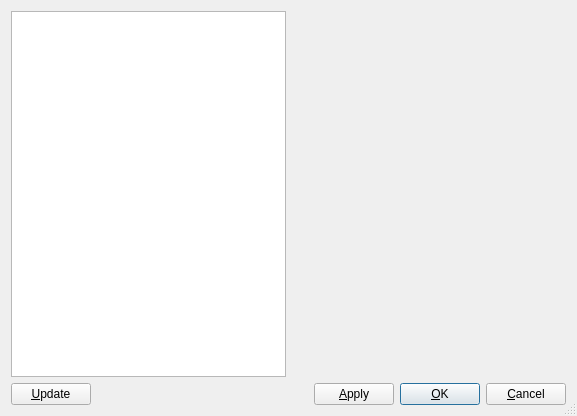
<?xml version="1.0" encoding="UTF-8"?>
<ui version="4.0">
 <class>ConfigureDialogBase</class>
 <widget class="QDialog" name="ConfigureDialogBase">
  <property name="geometry">
   <rect>
    <x>0</x>
    <y>0</y>
    <width>577</width>
    <height>416</height>
   </rect>
  </property>
  <property name="windowTitle">
   <string>Setup</string>
  </property>
  <property name="sizeGripEnabled">
   <bool>true</bool>
  </property>
  <layout class="QVBoxLayout">
   <property name="spacing">
    <number>6</number>
   </property>
   <property name="margin">
    <number>11</number>
   </property>
   <item>
    <layout class="QHBoxLayout">
     <property name="spacing">
      <number>6</number>
     </property>
     <property name="margin">
      <number>0</number>
     </property>
     <item>
      <widget class="QTreeWidget" name="lstBox">
       <attribute name="headerVisible">
        <bool>false</bool>
       </attribute>
       <attribute name="headerVisible">
        <bool>false</bool>
       </attribute>
       <column>
        <property name="text">
         <string notr="true">1</string>
        </property>
       </column>
      </widget>
     </item>
     <item>
      <widget class="QStackedWidget" name="wnd">
       <property name="sizePolicy">
        <sizepolicy hsizetype="Preferred" vsizetype="Preferred">
         <horstretch>0</horstretch>
         <verstretch>0</verstretch>
        </sizepolicy>
       </property>
       <property name="currentIndex">
        <number>0</number>
       </property>
       <widget class="QWidget" name="page_2"/>
      </widget>
     </item>
    </layout>
   </item>
   <item>
    <layout class="QHBoxLayout">
     <property name="spacing">
      <number>6</number>
     </property>
     <property name="margin">
      <number>0</number>
     </property>
     <item>
      <widget class="QPushButton" name="btnUpdate">
       <property name="text">
        <string>&amp;Update</string>
       </property>
      </widget>
     </item>
     <item>
      <spacer name="Horizontal Spacing2">
       <property name="orientation">
        <enum>Qt::Horizontal</enum>
       </property>
       <property name="sizeType">
        <enum>QSizePolicy::Expanding</enum>
       </property>
       <property name="sizeHint" stdset="0">
        <size>
         <width>20</width>
         <height>20</height>
        </size>
       </property>
      </spacer>
     </item>
     <item>
      <widget class="QPushButton" name="buttonApply">
       <property name="text">
        <string>&amp;Apply</string>
       </property>
       <property name="autoDefault">
        <bool>true</bool>
       </property>
      </widget>
     </item>
     <item>
      <widget class="QPushButton" name="buttonOk">
       <property name="text">
        <string>&amp;OK</string>
       </property>
       <property name="autoDefault">
        <bool>true</bool>
       </property>
       <property name="default">
        <bool>true</bool>
       </property>
      </widget>
     </item>
     <item>
      <widget class="QPushButton" name="buttonCancel">
       <property name="text">
        <string>&amp;Cancel</string>
       </property>
       <property name="autoDefault">
        <bool>true</bool>
       </property>
      </widget>
     </item>
    </layout>
   </item>
  </layout>
 </widget>
 <resources/>
 <connections>
  <connection>
   <sender>buttonOk</sender>
   <signal>clicked()</signal>
   <receiver>ConfigureDialogBase</receiver>
   <slot>accept()</slot>
   <hints>
    <hint type="sourcelabel">
     <x>429</x>
     <y>399</y>
    </hint>
    <hint type="destinationlabel">
     <x>20</x>
     <y>20</y>
    </hint>
   </hints>
  </connection>
  <connection>
   <sender>buttonCancel</sender>
   <signal>clicked()</signal>
   <receiver>ConfigureDialogBase</receiver>
   <slot>reject()</slot>
   <hints>
    <hint type="sourcelabel">
     <x>510</x>
     <y>399</y>
    </hint>
    <hint type="destinationlabel">
     <x>20</x>
     <y>20</y>
    </hint>
   </hints>
  </connection>
  <connection>
   <sender>lstBox</sender>
   <signal>itemClicked(QTreeWidgetItem*,int)</signal>
   <receiver>ConfigureDialogBase</receiver>
   <slot>itemActivated(QTreeWidgetItem*,int)</slot>
   <hints>
    <hint type="sourcelabel">
     <x>257</x>
     <y>269</y>
    </hint>
    <hint type="destinationlabel">
     <x>299</x>
     <y>382</y>
    </hint>
   </hints>
  </connection>
  <connection>
   <sender>buttonApply</sender>
   <signal>clicked()</signal>
   <receiver>ConfigureDialogBase</receiver>
   <slot>applyClicked()</slot>
   <hints>
    <hint type="sourcelabel">
     <x>356</x>
     <y>401</y>
    </hint>
    <hint type="destinationlabel">
     <x>220</x>
     <y>398</y>
    </hint>
   </hints>
  </connection>
 </connections>
 <slots>
  <slot>itemActivated(QTreeWidgetItem*,int)</slot>
  <slot>applyClicked()</slot>
 </slots>
</ui>
